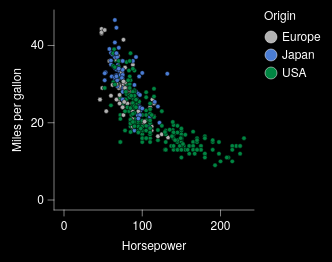

Vega-Lite specification for this chart:
### Vega-Lite specification from a JSON file in a GitHub repository (floating-point values rounded to 4 significant figures; data arrays with more than 128 entries replaced by an {"elided": "..."} marker saying what was removed)
{"background": "black", "config": {"arc": {"fill": "#9D9D9D", "fillOpacity": 1.0, "innerRadius": 25.0, "padAngle": 0.03, "stroke": "black", "strokeOpacity": 1, "strokeWidth": 0.25}, "area": {"fill": "#9D9D9D", "fillOpacity": 1.0, "stroke": "black", "strokeOpacity": 1, "strokeWidth": 0.25}, "axis": {"domain": true, "domainCap": "round", "domainColor": "white", "domainWidth": 0.25, "grid": false, "gridCap": "round", "gridColor": "#F1F1F1", "gridDash": [0, 0], "gridOpacity": 1.0, "gridWidth": 0.25, "labelColor": "white", "labelFont": "Helvetica Neue, HelveticaNeue, Helvetica, Arial, sans-serif", "labelFontSize": 6, "labelFontStyle": "normal", "labelFontWeight": 400, "offset": 0, "ticks": true, "tickCap": "round", "tickColor": "white", "tickRound": false, "tickSize": 3.0, "tickWidth": 0.25, "titleColor": "white", "titleFont": "Helvetica Neue, HelveticaNeue, Helvetica, Arial, sans-serif", "titleFontSize": 6, "titleFontStyle": "normal", "titleFontWeight": 400}, "axisX": {"domain": true, "labelAlign": "center", "labelAngle": 0, "labels": true, "ticks": true, "translate": 0}, "axisY": {"domain": true, "labelAlign": "right", "labelAngle": 0, "labels": true, "ticks": true, "translate": 0}, "axisRight": {"domain": true, "labelAlign": "left", "labelAngle": 0, "labels": true, "ticks": true, "translate": 0}, "axisTop": {"domain": true, "labelAlign": "center", "labelAngle": 0, "labels": true, "ticks": true, "translate": 0}, "axisBand": {"tickOffset": 0}, "bar": {"fill": "#9D9D9D", "fillOpacity": 1.0, "stroke": "black", "strokeOpacity": 1, "strokeWidth": 0.25}, "boxplot": {"size": 9.0, "ticks": {"cornerRadius": 0.25, "fill": "white", "opacity": 1, "size": 4.5, "thickness": 0.25}, "box": {"fillOpacity": 1.0, "stroke": "black", "strokeOpacity": 1, "strokeWidth": 0.25}, "median": {"cornerRadius": 0, "fill": "black", "fillOpacity": 1.0, "opacity": 1, "size": 9.0, "thickness": 0.25}, "rule": {"fill": "white", "fillOpacity": 1.0, "size": 10.0, "stroke": "white", "strokeDash": [0, 0], "strokeOpacity": 1, "strokeWidth": 0.25}, "outliers": {"color": "white", "fill": "white", "fillOpacity": 1.0, "size": 0, "stroke": "black", "strokeOpacity": 1, "strokeWidth": 0.25}}, "circle": {"fill": "white", "fillOpacity": 1.0, "size": 1.25, "stroke": null, "strokeOpacity": 1, "strokeWidth": 0.25}, "errorband": {"band": {"fillOpacity": 0.6, "stroke": null, "strokeWidth": 0.25, "strokeOpacity": 1}, "borders": {"opacity": 0, "strokeOpacity": 1, "strokeWidth": 0.25}}, "errorbar": {"opacity": 1, "rule": {"strokeDash": [0, 0], "strokeWidth": 0.25}, "ticks": {"color": "white", "cornerRadius": 0.125, "opacity": 1, "size": 6.0, "thickness": 0.25}, "thickness": 0.25}, "font": "Helvetica Neue, HelveticaNeue, Helvetica, Arial, sans-serif", "geoshape": {"fill": "#9D9D9D", "fillOpacity": 1.0, "stroke": "white", "strokeOpacity": 1, "strokeWidth": 0.25}, "header": {"labelColor": "white", "labelFont": "Helvetica Neue, HelveticaNeue, Helvetica, Arial, sans-serif", "labelFontSize": 6, "labelFontStyle": "normal", "labelFontWeight": 400, "titleColor": "white", "titleFont": "Helvetica Neue, HelveticaNeue, Helvetica, Arial, sans-serif", "titleFontSize": 6, "titleFontStyle": "normal", "titleFontWeight": 400, "titlePadding": 0}, "legend": {"disable": false, "offset": 4.5, "titlePadding": 4, "labelOffset": 2, "gradientLabelOffset": 2, "columnPadding": 4, "rowPadding": 2, "gradientThickness": 5, "gradientOpacity": 1.0, "gradientStrokeColor": "white", "gradientStrokeWidth": 0.25, "labelColor": "white", "labelFont": "Helvetica Neue, HelveticaNeue, Helvetica, Arial, sans-serif", "labelFontSize": 6, "labelFontStyle": "normal", "labelFontWeight": 400, "strokeColor": "white", "strokeWidth": 0, "symbolSize": 36, "symbolStrokeColor": "white", "symbolStrokeWidth": 0.25, "titleColor": "white", "titleFont": "Helvetica Neue, HelveticaNeue, Helvetica, Arial, sans-serif", "titleFontSize": 6, "titleFontStyle": "normal", "titleFontWeight": 400}, "line": {"color": "white", "stroke": "white", "strokeCap": "butt", "strokeDash": [0, 0], "strokeOpacity": 1, "strokeWidth": 0.5}, "point": {"filled": true, "fill": "#9D9D9D", "fillOpacity": 1.0, "size": 5.0, "stroke": "black", "strokeOpacity": 1, "strokeWidth": 0.25}, "range": {"category": ["#B2B2B2", "#4A7CD3", "#008542", "#664CAF", "#509F98", "#636363", "#284F93", "#005226", "#382864", "#285753"], "diverging": {"scheme": ["#443E60", "#5F597E", "#7C759B", "#9994B6", "#B7B4CC", "#D6D5DC", "#F6F6F6", "#D1DAD9", "#A4C2BF", "#7AA9A4", "#578E89", "#37736E", "#1B5954"]}, "heatmap": {"scheme": ["#32022B", "#43044D", "#4C196E", "#4D338C", "#484DA6", "#3A68BB", "#1D83CA", "#1D9CCB", "#23B5C9", "#28CDC5", "#4DE0B4", "#91EE9F"]}, "ordinal": {"scheme": ["#F1F1F1", "#DBDBDB", "#C6C6C6", "#B2B2B2", "#9D9D9D", "#898989", "#767676", "#636363", "#515151", "#404040", "#2F2F2F", "#1F1F1F"]}, "ramp": {"scheme": ["#32022B", "#43044D", "#4C196E", "#4D338C", "#484DA6", "#3A68BB", "#1D83CA", "#1D9CCB", "#23B5C9", "#28CDC5", "#4DE0B4", "#91EE9F"]}}, "rule": {"color": "white", "stroke": "white", "strokeCap": "round", "strokeDash": [2, 2], "strokeOpacity": 1, "strokeWidth": 0.25}, "scale": {"barBandPaddingInner": 0.1, "rectBandPaddingInner": 0, "tickBandPaddingInner": 0.1, "bandPaddingOuter": 0.1, "bandWithNestedOffsetPaddingInner": 0.2, "bandWithNestedOffsetPaddingOuter": 0.2, "offsetBandPaddingInner": 0, "offsetBandPaddingOuter": 0, "continuousPadding": 5.0, "round": false}, "rect": {"fill": "#9D9D9D", "fillOpacity": 1.0, "stroke": "black", "strokeOpacity": 1, "strokeWidth": 0.25}, "square": {"fill": "#9D9D9D", "fillOpacity": 1.0, "size": 10.0, "stroke": "black", "strokeOpacity": 1, "strokeWidth": 0.25}, "text": {"color": "white", "font": "Helvetica Neue, HelveticaNeue, Helvetica, Arial, sans-serif", "fontSize": 6, "fontStyle": "normal", "fontWeight": 400}, "tick": {"color": "white", "cornerRadius": 0.125, "opacity": 1.0, "size": 9.0, "thickness": 0.25}, "title": {"anchor": "middle", "frame": "group", "color": "white", "font": "Helvetica Neue, HelveticaNeue, Helvetica, Arial, sans-serif", "fontSize": 6, "fontStyle": "normal", "fontWeight": 400, "subtitleColor": "white", "subtitleFont": "Helvetica Neue, HelveticaNeue, Helvetica, Arial, sans-serif", "subtitleFontSize": 6, "subtitleFontStyle": "normal", "subtitleFontWeight": 400}, "trail": {"color": "white", "opacity": 1, "size": 0.5}, "view": {"continuousWidth": 100, "continuousHeight": 100, "discreteWidth": 100, "discreteHeight": 100, "fill": null, "stroke": null, "strokeWidth": 0.25}}, "data": {"name": "data-7285c4e2e195e5a75737a34913199f5f"}, "mark": {"type": "point"}, "encoding": {"color": {"field": "Origin", "type": "nominal"}, "x": {"field": "Horsepower", "type": "quantitative", "scale": {"nice": false}}, "y": {"field": "Miles_per_Gallon", "title": "Miles per gallon", "type": "quantitative", "scale": {"nice": false}}}, "$schema": "https://vega.github.io/schema/vega-lite/v6.4.1.json", "datasets": {"data-7285c4e2e195e5a75737a34913199f5f": {"elided": "392 records"}}}
